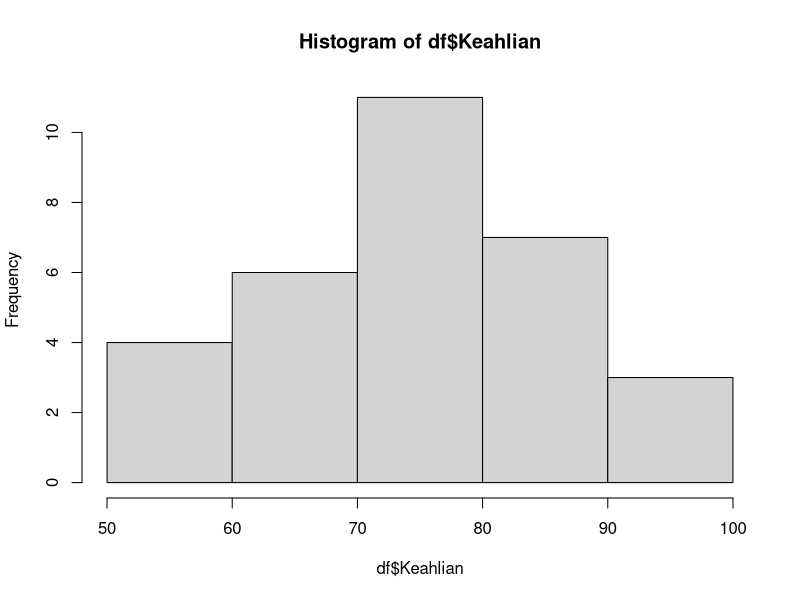
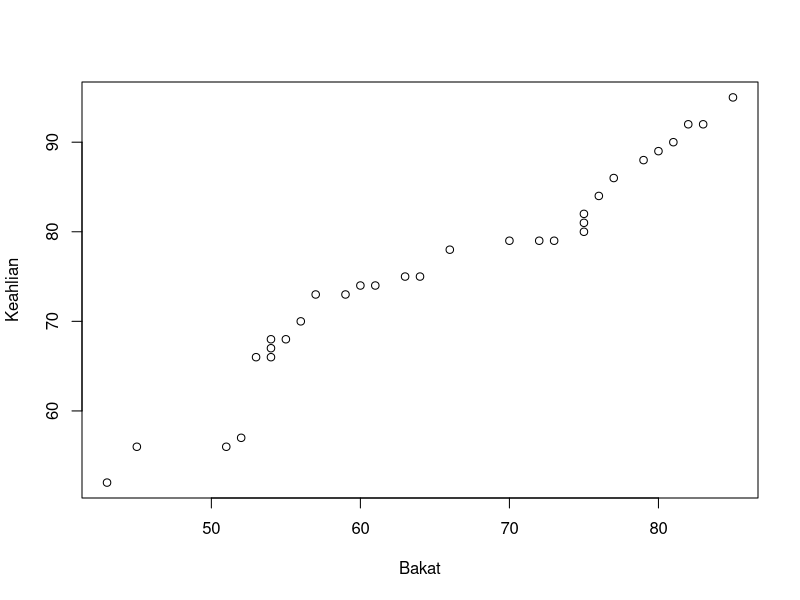
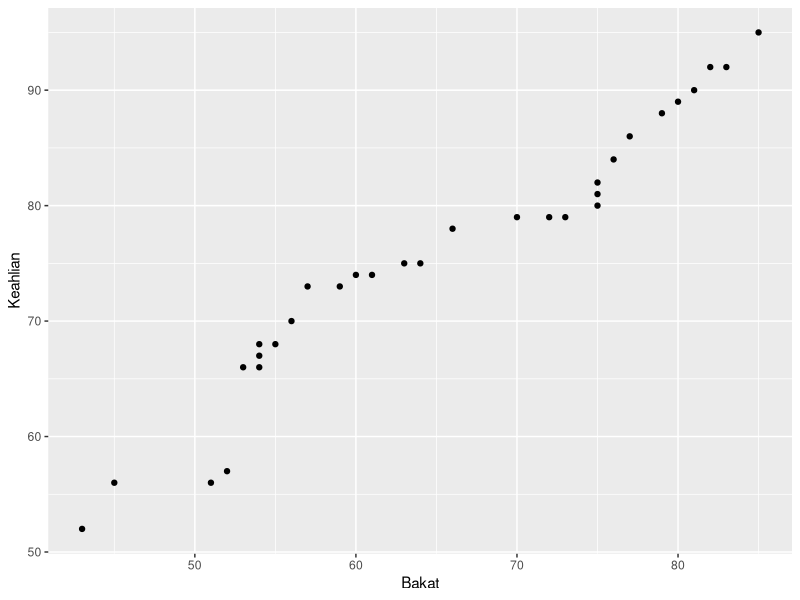
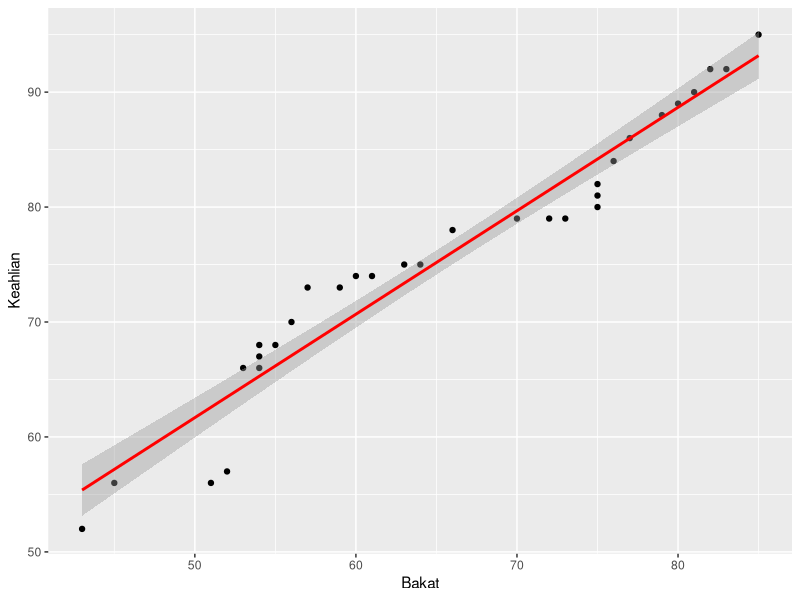
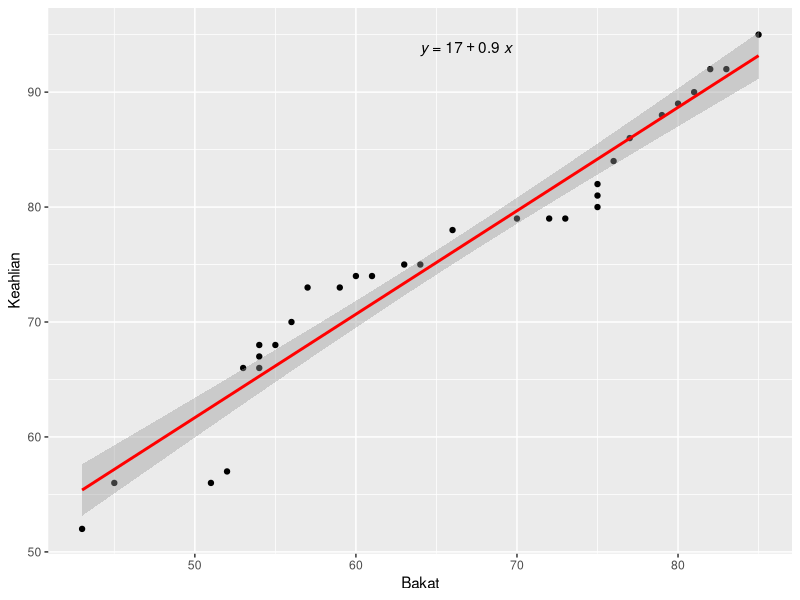
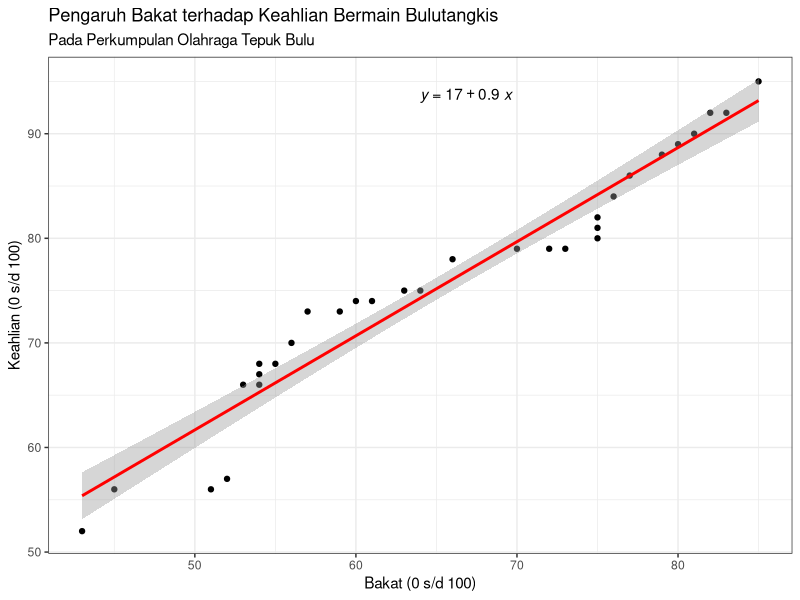

Recreate these plots in R, in order.
## ---- chunk 1
library(ggplot2)
library(ggpubr)
## ---- chunk 2
df<-read.csv("datas/bakat_keahlian.csv")
summary(df)
## ---- chunk 3
hist(df$Keahlian)
## ---- chunk 4
plot(Keahlian ~ Bakat, data = df)
## ---- chunk 5
model<-lm(Keahlian ~ Bakat, data = df)
summary(model)
## ---- chunk 6
predict(model,data.frame(Bakat=c(56,82)))
## ---- chunk 7
grafik<-ggplot(df, aes(x=Bakat, y=Keahlian))+
                     geom_point()
grafik
## ---- chunk 8
grafik <- grafik + geom_smooth(method="lm", col="red")
grafik
## ---- chunk 9
grafik <- grafik + 
  stat_regline_equation(label.x.npc = "center")
grafik
## ---- chunk 10
grafik +
  theme_bw() +
  labs(title = "Pengaruh Bakat terhadap Keahlian Bermain Bulutangkis",
       subtitle = "Pada Perkumpulan Olahraga Tepuk Bulu",
       x = "Bakat (0 s/d 100)",
       y = "Keahlian (0 s/d 100)")
